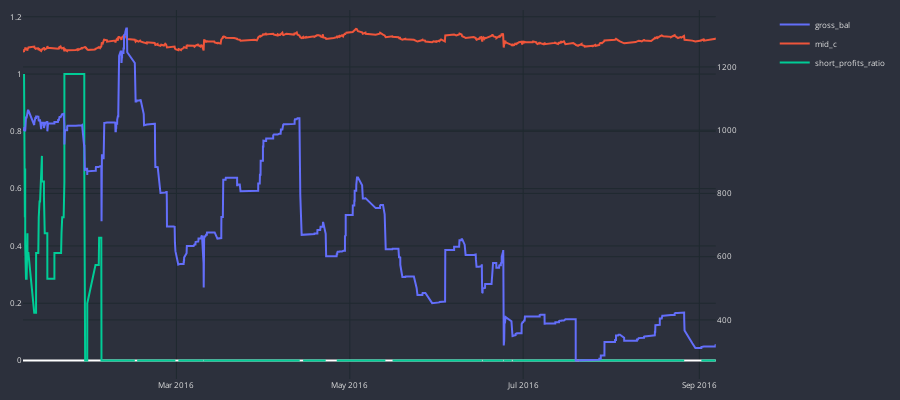

Notebook source saved alongside this figure:
### Code cell
cp = CandlePlot(d.df['d'], candles=False)
cp.add_traces(line_traces=['gross_bal'], is_sec=True)
cp.add_traces(line_traces=['mid_c', 'short_profits_ratio'])
cp.show_plot()

### Figure 1 — Plotly figure (JSON) as saved in the notebook; plotly's stock layout.template omitted (floating-point values rounded to 4 significant figures; data arrays with more than 128 entries replaced by an {"elided": "..."} marker saying what was removed)
{"data": [{"line": {"shape": "linear", "width": 2}, "name": "gross_bal", "type": "scatter", "x": {"elided": "819 str values"}, "xaxis": "x", "y": {"elided": "819 float values"}, "yaxis": "y2"}, {"line": {"shape": "linear", "width": 2}, "name": "mid_c", "type": "scatter", "x": {"elided": "819 str values"}, "xaxis": "x", "y": {"elided": "819 float values"}, "yaxis": "y"}, {"line": {"shape": "linear", "width": 2}, "name": "short_profits_ratio", "type": "scatter", "x": {"elided": "819 str values"}, "xaxis": "x", "y": {"elided": "819 float values"}, "yaxis": "y"}], "layout": {"font": {"color": "#e1e1e1", "size": 8}, "height": 400, "margin": {"b": 10, "l": 10, "r": 10, "t": 10}, "paper_bgcolor": "#2c303c", "plot_bgcolor": "#2c303c", "width": 900, "xaxis": {"anchor": "y", "domain": [0, 0.94], "gridcolor": "#1f292f", "nticks": 5, "rangeslider": {"visible": false}}, "yaxis": {"anchor": "x", "domain": [0, 1], "gridcolor": "#1f292f"}, "yaxis2": {"anchor": "x", "gridcolor": "#1f292f", "overlaying": "y", "side": "right"}}}
